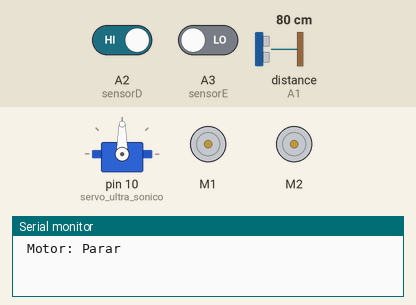
Simulated run of this sketch. Board: Arduino Uno, built with avr-gcc and run on an emulated ATmega328P. On the bench: servo, 2 × DC motor (green arrow = forward, orange = backward, longer = faster), the last lines printed to the serial monitor. Inputs (shaded band) come from the test bench; at power-on: distance to the obstacle (sensor on A1) 80 cm, A2 (sensorD) HIGH, A3 (sensorE) LOW. The echo pulse lasts 58.3 µs per cm.

Above: at 0.1 s.
1.5 s: distance to the obstacle (sensor on A1) set to 21 cm
At 1.66 s:
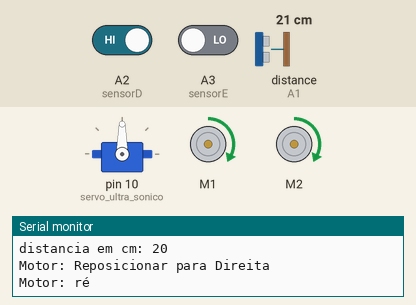
4.5 s: distance to the obstacle (sensor on A1) set to 16 cm
At 5.0 s:
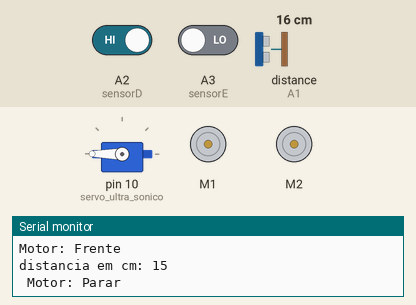
At 6.1 s:
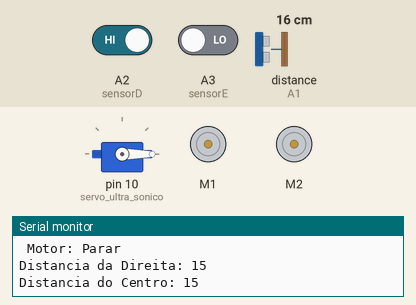
7.5 s: distance to the obstacle (sensor on A1) set to 2 cm
Timing chart, 0 to 16.5 s (numbered marks = the images above; inputs shaded):
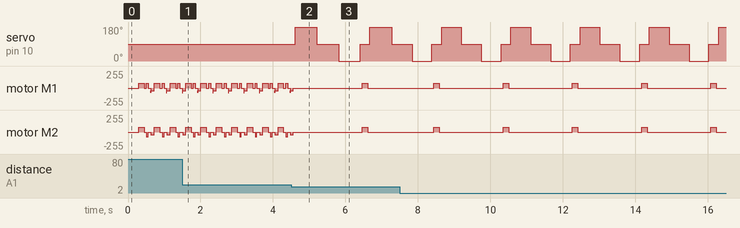

Measured:
- the behaviour switches between 19 and 18 cm on distance to the obstacle (sensor on A1) (found by bisection; images 1 and 2)
- after the input at 4.5 s, servo on pin 10 (servo_ultra_sonico): 90° → 180° after 0.12 s, → 90° 0.60 s later, → 0° 0.60 s later, → 90° 0.60 s later, … (6 changes in this stretch)
- by itself, motor M1, motor M2: alternates forward 70/255 for 0.15 s and stopped for 1.8 s

The sketch:

carro_labirinto_2.ino
```cpp
#include <Servo.h>    // inclui biblioteca de manipulação de servos motores.
#include <AFMotor.h>   // inclui biblioteca de manipulação de motores DCs.
#include <Ultrasonic.h>

//Definindo os pinos sonar
#define trigPin A0 //Pino TRIG
#define echoPin A1 //Pino ECHO

//Definindo os pinos sensor reflexivo
#define sensorD A2
#define sensorE A3

//Definicao dos motores
AF_DCMotor motor1(1);
AF_DCMotor motor2(2);

int tempoGirar = 420;//esse é o tempo para o robô girar em 45º com uma bateria de 9v.
int distanciaObstaculo = 17; //distância para o robô parar e recalcular o melhor caminho

int velocidadeMotoresDCalibracao = 4;
int velocidadeMotoresD = 40;// - velocidadeMotoresDCalibracao; // velocidade que os motores funcionarão na bateria 9v. Para a bateria 9v a velocidade 80 é ideal
int velocidadeMotoresE = 40;
int velocidadeMotoresDMax = 70;// - velocidadeMotoresDCalibracao; // velocidade que os motores funcionarão na bateria 9v. Para a bateria 9v a velocidade 80 é ideal
int velocidadeMotoresEMax = 70;
int servoC = 90, servoD = 180, servoE = 0;

Servo servo_ultra_sonico; // nomeando o servo motor
Ultrasonic ultrasonic(trigPin, echoPin);

//variáveis  para o sensor ultrassonico
long duracao;
long distancia_cm = 0;

// executado na inicialização do Arduino
void setup() {

  Serial.begin(9600); // inicializa a comunicação serial para mostrar dados


  pinMode(sensorD, INPUT);
  pinMode(sensorE, INPUT);

  servo_ultra_sonico.attach(10);  // Define o mini servo motor ligado no pino digital 10.
  //pinMode(trigPin, OUTPUT); //define o pino TRIG como saída
  //pinMode(echoPin, INPUT);  //define o pino ECHO como entrada

  parar();  //inica com os motores parados

  reposicionaServoSonar();   // O servo do sensor se inicia a 90 graus (meio)

  for ( int i = 0; i < 3; i++) {

    lerSonar();
  }

}

// Função principal do Arduino
void loop() {

  //  Serial.print("Sensor Direito: ");
  //  Serial.print(analogRead(sensorD));
  //  Serial.print(" -- ");
  //  Serial.print("Sensor Esquerdo: ");
  //  Serial.println(analogRead(sensorE));

  //  Serial.print("Sensor Direito: ");
  //  Serial.print(digitalRead(sensorD));
  //  Serial.print(" -- ");
  //  Serial.print("Sensor Esquerdo: ");
  //  Serial.println(digitalRead(sensorE));

  pensar(); //inicia a função pensar

}

// Função para chamar outras funções e definir o que o robô fará
void pensar() {

  reposicionaServoSonar(); //Coloca o servo para olhar a frente

  int distancia = lerSonar(); // Ler o sensor de distância

  Serial.print("distancia em cm: ");
  Serial.println(distancia);   // Exibe no serial monitor

  if (distancia > distanciaObstaculo) {  // Se a distância for maior que 20 cm

    if (distancia > 2000 or distancia < 1) {

      parar();
      re();
      posicionaCarroMelhorCaminho();
      pensar();

    } else {

      int sd = digitalRead(sensorD);
      int se = digitalRead(sensorE);

      if (sd == LOW && se == HIGH) {
        //reposicionar para esquerda
        reposicionarEsquerda();

      } else if (sd == HIGH && se == LOW) {

        //reposicionar para direita
        reposicionarDireita();

      }

      frente(); //robô anda para frente
    }

  } else {

    parar();  //para o robô
    posicionaCarroMelhorCaminho(); //calcula o melhor caminho
    pensar();

  }
}

// Função para ler e calcular a distância do sensor ultrassônico
int lerSonar() {

  distancia_cm = 0;

  for (int i = 0; i < 3; i++) {

    //    digitalWrite(trigPin, LOW);
    //
    //    delayMicroseconds(2);
    //
    //    digitalWrite(trigPin, HIGH);
    //
    //    delayMicroseconds(10);
    //
    //    digitalWrite(trigPin, LOW);
    //
    //    int distancia = 0;
    //
    //    duracao = pulseIn(echoPin, HIGH); //Captura a duração em tempo do retorno do som.
    //
    //    distancia = duracao / 56; //Calcula a distância
    //
    //    distancia_cm = distancia_cm + distancia;


    // novo teste
    float cmMsec;
    long microsec = ultrasonic.timing();
    distancia_cm = ultrasonic.convert(microsec, Ultrasonic::CM);

    delay(5);

  }

  return distancia_cm;
  //return distancia_cm / 10;
}

// Função para calcular a distância do centro
int calcularDistanciaCentro() {

  servo_ultra_sonico.write(servoC);
  int leituraDoSonar = 0;

  for (int i = 0; i < 10; i++) {

    leituraDoSonar = lerSonar();  // Ler sensor de distância
    delay(10);

    leituraDoSonar = lerSonar();
    delay(10);

  }

  Serial.print("Distancia do Centro: "); // Exibe no serial
  Serial.println(leituraDoSonar);

  if (leituraDoSonar > 2000) {

     re();
     leituraDoSonar = calcularDistanciaCentro();

  }

  return leituraDoSonar;       // Retorna a distância
}

// Função para calcular a distância da direita
int calcularDistanciaDireita() {

  servo_ultra_sonico.write(servoD);
  int leituraDoSonar = 0;

  for (int i = 0; i < 10; i++) {

    leituraDoSonar = lerSonar();
    delay(10);

    leituraDoSonar = lerSonar();
    delay(10);
  }

  Serial.print("Distancia da Direita: ");
  Serial.println(leituraDoSonar);

  if (leituraDoSonar > 2000) {

     re();
     esquerda();
     leituraDoSonar = calcularDistanciaDireita();

  }

  return leituraDoSonar;
}

// Função para calcular a distância da esquerda
int calcularDistanciaEsquerda() {

  servo_ultra_sonico.write(servoE);
  int leituraDoSonar = 0;

  for (int i = 0; i < 10; i++) {

    leituraDoSonar = lerSonar();
    delay(10);

    leituraDoSonar = lerSonar();
    delay(10);
  }

  Serial.print("Distancia da Esquerda: ");
  Serial.println(leituraDoSonar);

  if (leituraDoSonar > 2000) {

     re();
     direita();
     leituraDoSonar = calcularDistanciaEsquerda();

  }

  return leituraDoSonar;
}

// Função para captar as distâncias lidas e calcular a melhor distância. Acesse: Seu Robô https://SeuRobo.com.br/
char calculaMelhorDistancia() {

  int direita = calcularDistanciaDireita();
  int centro = calcularDistanciaCentro();
  int esquerda = calcularDistanciaEsquerda();

  reposicionaServoSonar();

  int maiorDistancia = 0;
  char melhorDistancia = '0';

  if (centro > direita && centro > esquerda) {

    melhorDistancia = 'c';
    maiorDistancia = centro;

  } else if (direita > centro && direita > esquerda) {

    melhorDistancia = 'd';
    maiorDistancia = direita;

  } else if (esquerda > centro && esquerda > direita) {

    melhorDistancia = 'e';
    maiorDistancia = esquerda;

  } else {

    re();
    calculaMelhorDistancia();

  }

  if (centro > 2000 or direita > 2000 or esquerda > 2000) {

      re();
      calculaMelhorDistancia();
  }

  if (maiorDistancia <= distanciaObstaculo) { //distância limite para parar o robô

    re();
    posicionaCarroMelhorCaminho();

  }

  reposicionaServoSonar();

  return melhorDistancia;
}

// Função para colocar o carrinho na melhor distância, isto é, girá-lo para a melhor distância
void posicionaCarroMelhorCaminho() {

  char melhorDist = calculaMelhorDistancia();

  Serial.print("melhor Distancia em cm: ");
  Serial.println(melhorDist);

  if (melhorDist == 'c') {

    pensar();

  } else if (melhorDist == 'd') {

    direita();

  } else if (melhorDist == 'e') {

    esquerda();

  } else {

    re();

  }

  reposicionaServoSonar();
}

// Função para deixar o sensor "olho" do robô no centro
void reposicionaServoSonar() {

  servo_ultra_sonico.write(servoC);
  delay(50);
}

// Função para fazer o carro parar
void parar() {

  Serial.println(" Motor: Parar ");
  motor1.setSpeed(0);
  motor2.setSpeed(0);

  delay(10);

  motor1.run(RELEASE); // Motor para
  motor2.run(RELEASE);

  delay(50);

  motor1.setSpeed(velocidadeMotoresD);
  motor2.setSpeed(velocidadeMotoresE);

}

// Função para fazer o robô andar para frente
void frente() {

  Serial.println("Motor: Frente ");

  motor1.setSpeed(velocidadeMotoresDMax);
  motor2.setSpeed(velocidadeMotoresEMax);

  delay(5);

  motor1.run(BACKWARD); // Roda vai para frente
  motor2.run(BACKWARD);

  delay(10);

  motor1.setSpeed(velocidadeMotoresD);
  motor2.setSpeed(velocidadeMotoresE);

  delay(5);

  motor1.run(BACKWARD); // Roda vai para frente
  motor2.run(BACKWARD);

  //delay(10);

}

void re() {

  Serial.println("Motor: ré ");
  motor1.setSpeed(velocidadeMotoresDMax);
  motor2.setSpeed(velocidadeMotoresEMax);

  delay(5);

  motor1.run(FORWARD);
  motor2.run(FORWARD);

  delay(150);

  parar();

}


void esquerda() {

   Serial.println("Motor: Esquerda");

  re();
  //
  //  delay(100);
  motor1.setSpeed(velocidadeMotoresDMax);
  motor2.setSpeed(velocidadeMotoresEMax);

  delay(5);

  motor1.run(BACKWARD); // Roda para trás
  motor2.run(FORWARD); // Roda vai para frente

  delay(tempoGirar);

  parar();

}

// Função que faz o robô virar à esquerda
void direita() {

   Serial.println("Motor: Direita ");

  re();

  //  delay(100);
  motor1.setSpeed(velocidadeMotoresDMax);
  motor2.setSpeed(velocidadeMotoresEMax);

  delay(5);

  motor1.run(FORWARD); // Roda vai para frente
  motor2.run(BACKWARD); // Roda vai para trás

  delay(tempoGirar);

  parar();

}

void reposicionarEsquerda() {

  Serial.println("Motor: Reposicionar para Esquerda");
   re();

  motor1.setSpeed(velocidadeMotoresDMax);
  motor2.setSpeed(velocidadeMotoresEMax);

  delay(5);

  motor1.run(BACKWARD); // Roda para trás
  motor2.run(FORWARD); // Roda vai para frente

  delay(50);

  parar();

}

// Função que faz o robô virar à esquerda
void reposicionarDireita() {

  Serial.println("Motor: Reposicionar para Direita");
  re();

  motor1.setSpeed(velocidadeMotoresDMax);
  motor2.setSpeed(velocidadeMotoresEMax);

  delay(5);

  motor1.run(FORWARD); // Roda vai para frente
  motor2.run(BACKWARD); // Roda vai para trás

  delay(50);

  parar();

}
```
